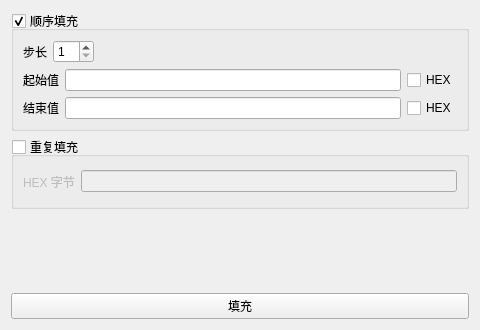
<?xml version='1.0' encoding='utf-8'?>
<ui version="4.0">
 <class>FormFillItem</class>
 <widget class="QWidget" name="FormFillItem">
  <property name="geometry">
   <rect>
    <x>0</x>
    <y>0</y>
    <width>480</width>
    <height>330</height>
   </rect>
  </property>
  <property name="windowTitle">
   <string>批量填充</string>
  </property>
  <property name="windowIcon">
   <iconset resource="../../res/resources.qrc">
    <normaloff>:/pic/Sadaharu.png</normaloff>:/pic/Sadaharu.png</iconset>
  </property>
  <layout class="QVBoxLayout" name="verticalLayout_2">
   <item>
    <widget class="QGroupBox" name="groupBox_step">
     <property name="title">
      <string>顺序填充</string>
     </property>
     <property name="checkable">
      <bool>true</bool>
     </property>
     <layout class="QVBoxLayout" name="verticalLayout">
      <item>
       <layout class="QHBoxLayout" name="horizontalLayout_3">
        <item>
         <widget class="QLabel" name="label_4">
          <property name="text">
           <string>步长</string>
          </property>
         </widget>
        </item>
        <item>
         <widget class="QSpinBox" name="spin_step">
          <property name="minimum">
           <number>1</number>
          </property>
         </widget>
        </item>
        <item>
         <spacer name="horizontalSpacer">
          <property name="orientation">
           <enum>Qt::Horizontal</enum>
          </property>
          <property name="sizeHint" stdset="0">
           <size>
            <width>40</width>
            <height>20</height>
           </size>
          </property>
         </spacer>
        </item>
       </layout>
      </item>
      <item>
       <layout class="QHBoxLayout" name="horizontalLayout">
        <item>
         <widget class="QLabel" name="label_2">
          <property name="text">
           <string>起始值</string>
          </property>
         </widget>
        </item>
        <item>
         <widget class="QLineEdit" name="lineEdit_startValue" />
        </item>
        <item>
         <widget class="QCheckBox" name="check_startValue">
          <property name="text">
           <string>HEX</string>
          </property>
         </widget>
        </item>
       </layout>
      </item>
      <item>
       <layout class="QHBoxLayout" name="horizontalLayout_2">
        <item>
         <widget class="QLabel" name="label_3">
          <property name="text">
           <string>结束值</string>
          </property>
         </widget>
        </item>
        <item>
         <widget class="QLineEdit" name="lineEdit_endValue">
          <property name="text">
           <string />
          </property>
         </widget>
        </item>
        <item>
         <widget class="QCheckBox" name="check_endValue">
          <property name="text">
           <string>HEX</string>
          </property>
         </widget>
        </item>
       </layout>
      </item>
     </layout>
    </widget>
   </item>
   <item>
    <widget class="QGroupBox" name="groupBox_repeat">
     <property name="title">
      <string>重复填充</string>
     </property>
     <property name="checkable">
      <bool>true</bool>
     </property>
     <property name="checked">
      <bool>false</bool>
     </property>
     <layout class="QHBoxLayout" name="horizontalLayout_4">
      <item>
       <widget class="QLabel" name="label">
        <property name="text">
         <string>HEX 字节</string>
        </property>
       </widget>
      </item>
      <item>
       <widget class="QLineEdit" name="lineEdit_repeat" />
      </item>
     </layout>
    </widget>
   </item>
   <item>
    <widget class="QLabel" name="label_validation">
     <property name="wordWrap">
      <bool>true</bool>
     </property>
     <property name="textFormat">
      <enum>Qt::PlainText</enum>
     </property>
     <property name="text">
      <string />
     </property>
    </widget>
   </item>
   <item>
    <widget class="QPushButton" name="button_fill">
     <property name="text">
      <string>填充</string>
     </property>
    </widget>
   </item>
  </layout>
 </widget>
 <resources>
  <include location="../../res/resources.qrc" />
 </resources>
 <connections />
</ui>
